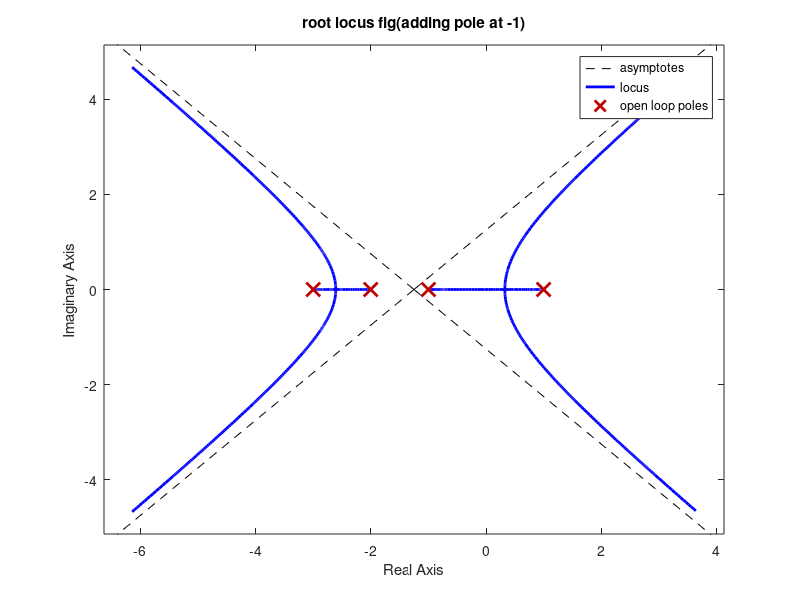

MATLAB code for this plot:
s=tf('s');
G=36/(s^3+6*s^2+11*s+6);
zpk(G);
rlocus(G);
grid
%%adding zero at 1
G1=zpk(1,[-1 -2 -3],36);
rlocus(G1);
title('root locus fig(adding zero at 1)')
grid
%%adding zero at -1
G2=zpk(-1,[-1 -2 -3],36);
rlocus(G2);
title ('root locus fig(adding zero at -1)')
grid
%%adding pole at 1
G3=zpk([],[-1 -2 -3 1],36);
rlocus(G3);
title('root locus fig(adding pole at 1)')
grid
%%adding pole at -1
G4=zpk([],[-1 -2 -3 1],36);
rlocus(G4);
title('root locus fig(adding pole at -1)')
grid
